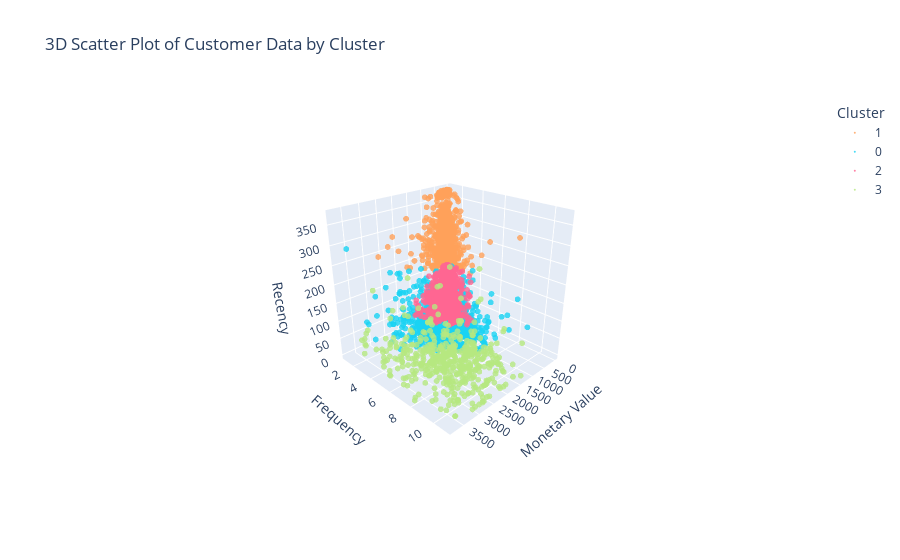

Write notebook code for a chart like this one.
### Code cell
# Sicherstellen, dass Cluster als Kategorie behandelt wird
non_outliers_df = non_outliers_df.copy()
non_outliers_df["Cluster"] = non_outliers_df["Cluster"].astype("category")

# Deine Farbzuordnung
cluster_colors = {
    0: '#1f77b4',  # Blue
    1: '#ff7f0e',  # Orange
    2: '#2ca02c',  # Green
    3: '#d62728'   # Red
}

# Plotly: 3D-Scatter mit fester Farb-Map pro Cluster
fig7 = px.scatter_3d(
    non_outliers_df,
    x="MonetaryValue",
    y="Frequency",
    z="Recency",
    color="Cluster",
    color_discrete_map={str(k): v for k, v in cluster_colors.items()},  # Map auf Kategorienamen
    opacity=0.8,
    title="3D Scatter Plot of Customer Data by Cluster"
)

# Marker-Einstellungen (kleinere Punkte)
fig7.update_traces(marker=dict(size=2))

# Achsentitel + Kamera-Perspektive für gut lesbare Beschriftung
fig7.update_layout(
    scene=dict(
        xaxis_title="Monetary Value",
        yaxis_title="Frequency",
        zaxis_title="Recency"
    ),
    scene_camera=dict(eye=dict(x=1.8, y=1.8, z=1.2)),
    legend_title_text="Cluster"
)

fig7

### Figure 1 — Plotly figure (JSON) as saved in the notebook; plotly's stock layout.template omitted (floating-point values rounded to 4 significant figures; data arrays with more than 128 entries replaced by an {"elided": "..."} marker saying what was removed)
{"data": [{"hovertemplate": "Cluster=1<br>MonetaryValue=%{x}<br>Frequency=%{y}<br>Recency=%{z}<extra></extra>", "legendgroup": "1", "marker": {"color": "#FFA15A", "opacity": 0.8, "size": 2, "symbol": "circle"}, "mode": "markers", "name": "1", "scene": "scene", "showlegend": true, "type": "scatter3d", "x": {"elided": "902 float values"}, "y": {"elided": "902 int values"}, "z": {"elided": "902 int values"}}, {"hovertemplate": "Cluster=0<br>MonetaryValue=%{x}<br>Frequency=%{y}<br>Recency=%{z}<extra></extra>", "legendgroup": "0", "marker": {"color": "#19d3f3", "opacity": 0.8, "size": 2, "symbol": "circle"}, "mode": "markers", "name": "0", "scene": "scene", "showlegend": true, "type": "scatter3d", "x": {"elided": "914 float values"}, "y": {"elided": "914 int values"}, "z": {"elided": "914 int values"}}, {"hovertemplate": "Cluster=2<br>MonetaryValue=%{x}<br>Frequency=%{y}<br>Recency=%{z}<extra></extra>", "legendgroup": "2", "marker": {"color": "#FF6692", "opacity": 0.8, "size": 2, "symbol": "circle"}, "mode": "markers", "name": "2", "scene": "scene", "showlegend": true, "type": "scatter3d", "x": {"elided": "1499 float values"}, "y": {"elided": "1499 int values"}, "z": {"elided": "1499 int values"}}, {"hovertemplate": "Cluster=3<br>MonetaryValue=%{x}<br>Frequency=%{y}<br>Recency=%{z}<extra></extra>", "legendgroup": "3", "marker": {"color": "#B6E880", "opacity": 0.8, "size": 2, "symbol": "circle"}, "mode": "markers", "name": "3", "scene": "scene", "showlegend": true, "type": "scatter3d", "x": {"elided": "494 float values"}, "y": {"elided": "494 int values"}, "z": {"elided": "494 int values"}}], "layout": {"legend": {"title": {"text": "Cluster"}, "tracegroupgap": 0}, "scene": {"camera": {"eye": {"x": 1.8, "y": 1.8, "z": 1.2}}, "domain": {"x": [0, 1], "y": [0, 1]}, "xaxis": {"title": {"text": "Monetary Value"}}, "yaxis": {"title": {"text": "Frequency"}}, "zaxis": {"title": {"text": "Recency"}}}, "title": {"text": "3D Scatter Plot of Customer Data by Cluster"}}}
